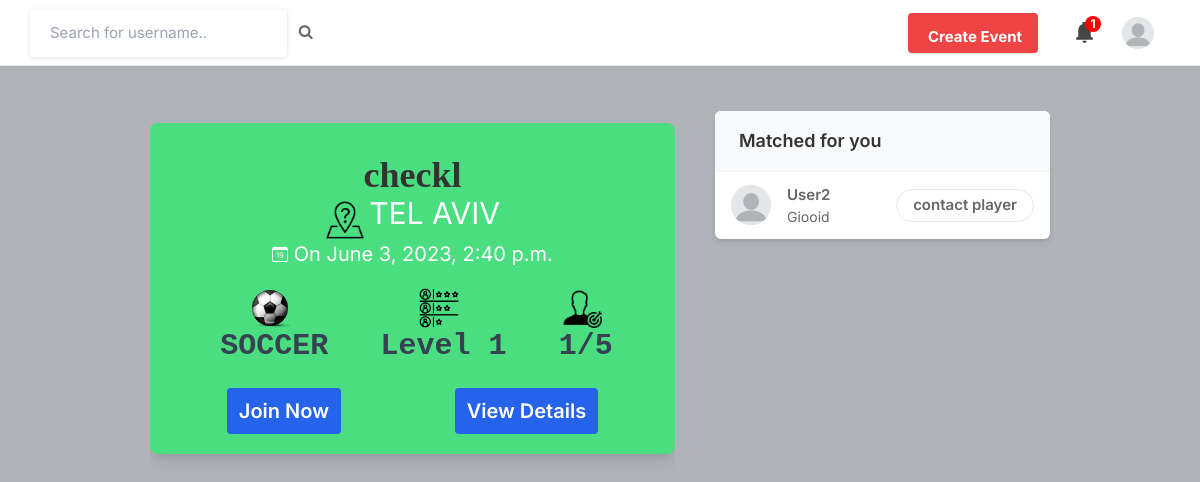
The app's page / (signed in) with its own data.
### core/models.py (models this page shows, shortened)
class Profile(models.Model):
    user = models.ForeignKey(User, on_delete=models.CASCADE)
    bio = models.TextField(blank=True)
    profileimg = models.ImageField(upload_to='profile_images', default='blank-profile-picture.png')
    location = models.CharField(max_length=100,choices = LOCATION, blank=True)
    age = models.IntegerField(blank=True,null=True)
    gender = models.CharField(
        max_length=10, choices=GENDER, default='MALE', blank=True, null=True)
    sport = models.CharField(
        max_length=20, choices=SPORTS_ITEM, default='SOCCER', blank=True, null=True)
    level = models.CharField(
        max_length=2, choices=LAVEL, blank=True, null=True)
    phone = models.CharField(max_length=20, blank=True, null=True)
    number_of_new = models.IntegerField(default=0)
    preferences = models.CharField(max_length=10000, blank=True, null=True)
    rating = models.IntegerField(default=5)
    def getPreferences(self):
        return self.preferences
    def __str__(self):
        return self.user.username

class Event(models.Model):
    user = models.ForeignKey(User, on_delete=models.CASCADE)
    event_name = models.CharField(max_length=100,blank=True)
    sport = models.CharField(max_length=20, choices=SPORTS_ITEM)
    lavel = models.CharField(max_length=20,default=0,blank=True)
    location = models.CharField(max_length=100, choices=LOCATION ,blank=True)
    no_of_participents = models.IntegerField(default=0)
    participant_left = models.IntegerField(default=0,blank=True)
    date = models.DateField(auto_now=False, auto_now_add=False)
    time = models.TimeField(auto_now=False, auto_now_add=False)
    image = models.ImageField(upload_to='event_image/',blank=True)
    participants = models.ManyToManyField(Profile,blank=True)
    feedbacks = models.ManyToManyField(Feedback, blank=True)
    is_active = models.BooleanField(default=True)

### core/views.py (the view)
# urls.py: path('', views.index, name='index'),
@login_required(login_url='signin')
def index(request):
    user = request.user
    my_profile = Profile.objects.get(user=user)
    event = Event.objects.filter(is_active=True ,sport = my_profile.sport , lavel = my_profile.level ).order_by('-id')
    my_level = my_profile.level
    my_sport = my_profile.sport
    print(my_profile,my_level,my_sport)
    similer_profile = Profile.objects.filter(sport=my_sport , level=my_level)
    print(similer_profile)
    for x in similer_profile:
        print(x.user)
        print(x.level)
        print(x.sport)
    similar_profile_without_me = [profile for profile in similer_profile if (profile != my_profile)]
    matchingProfiles = getMatchingProfiles(similar_profile_without_me,my_profile)
    print(similar_profile_without_me)
    notifications = Notification.objects.filter(notification_of=user).order_by('-pk')
    context = {
        'my_profile': my_profile,
        'event': event,
        'similar_profile': matchingProfiles,
        'notifications': notifications
    }
    return render(request,'index.html',context)

### core/myUtils.py (called while the page is built)
def string_to_list(string):
    result = ast.literal_eval(string)
    return result

def euclideanFormula(myPreferences , prefereces):
        sum = 0
        for i in range(len(myPreferences)):
            sum += (myPreferences[i][1] - prefereces[i][1])**2
        sqrtAns = math.sqrt(sum)
        return sqrtAns

def sortMatrix(matrix):
    matrix.sort(key = lambda x: x[1] , reverse = False)
    return matrix

def getListOfProfiles(matrix):
    listOfProfiles = []
    for i in range(len(matrix)):
        listOfProfiles.append(matrix[i][0])
    return listOfProfiles

### templates/index.html (shortened to what this page needs)
{% load static %}
<!DOCTYPE html>
<html lang="en">
<head>
    <link rel="stylesheet" href="{% static 'assets/css/icons.css' %}">
    <link rel="stylesheet" href="{% static 'assets/css/uikit.css' %}">
    <link rel="stylesheet" href="{% static 'assets/css/style.css' %}">
    <link rel="stylesheet" href="{% static 'assets/css/tailwind.css' %}">
    <script src="https://cdn.tailwindcss.com"></script>
    <link rel="stylesheet" href="https://cdnjs.cloudflare.com/ajax/libs/font-awesome/4.7.0/css/font-awesome.min.css">
</head>
<body
    style="background-image:url('https://png.pngtree.com/background/20220716/original/pngtree-colorful-sports-theme-background-material-picture-image_1636814.jpg') ; background-repeat:no-repeat; background-size: cover;">
    <header>
        <div class="header_inner">
            <form action="/search" method="POST">
                <div class="left-side">
                    <input type="text" name="username" placeholder="Search for username.." required>&nbsp; &nbsp;
                    <button type="submit"><i class="fa fa-search fa-1x"></i></button>
                </div>
            </form>
            <div class="right-side lg:pr-4">
                <a href="#"
                    class="bg-red-500 flex font-bold hidden hover:bg-black-600 hover:text-white inline-block items-center lg:block max-h-10 mr-4 px-4 py-2 rounded shadow text-white">
                              Create Event
                </a>
                {% if my_profile.number_of_new > 0 %}
                <button type="button" class="header-links-item notification" id="noti_clear">
                </button>
                {% endif %}
                <a href="#">
                    <img src="{{my_profile.profileimg.url}}" class="header-avatar" alt="">
                </a>
            </div>
        </div>
    </header>
    <div class="container m-auto">
        <div class="lg:flex justify-center lg:space-x-10 lg:space-y-0 space-y-5">
            <div class="space-y-5 flex-shrink-0 lg:w-7/12" style="height:100vh; overflow: scroll;" id="ppp">
                {% for obj in event %}
                <div class=" w-full m-auto text-center  mt-3 bg-green-400 text-white p-5 rounded-lg shadow-lg ">
                    <div class="">
                        <h1 class=" font-bold md:text-4xl sm:text-2xl font-serif mt-3">{{obj.event_name}}</h1>
                        <img class="inline-block h-10 w-10" src="{% static 'images/loc.png' %}" alt="">
                        <p class="inline-block md:text-3xl sm:text-xl">{{obj.location}}</p>
                    </div>
                    <p class="inline-flex items-center md:text-xl sm:text-xl">
                        <span>On {{obj.date}}, {{obj.time}}</span>
                    </p>
                    <div class="md:flex  justify-around mx-5 my-3 ">
                        <div class="">
                            {% if obj.sport == 'SOCCER' %}
                            <img class="w-10 h-10 mx-auto sm:mx-auto sm:mt-2 " src="{% static 'images/soccer.png' %}"
                                alt="">
                            {% elif obj.sport == 'BASKETBALL' %}
                            <img class="w-10 h-10 mx-auto sm:mx-auto sm:mt-2 "
                                src="{% static 'images/basketball.png' %}" alt="">
                            {% elif obj.sport == 'TENNIS' %}
                            <img class="w-10 h-10 mx-auto sm:mx-auto sm:mt-2 " src="{% static 'images/tennis.png' %}"
                                alt="">
                            {% elif obj.sport == 'CYCLING' %}
                            <img class="w-10 h-10 mx-auto sm:mx-auto sm:mt-2 " src="{% static 'images/cycling.png' %}"
                                alt="">
                            {% endif %}
                            <h3
                                class="md:text-3xl md:align-middle md:ml-2 font-semibold font-mono sm:text-lg text-gray-700">
                                {{obj.sport}}
                            </h3>
                        </div>
                        <div class=" ">
                            <img class="w-10 h-10 mx-auto sm:mx-auto sm:mt-2" src="{% static 'images/level.png' %}"
                                alt="">
                            <h3
                                class="md:text-3xl md:align-middle md:ml-2 font-semibold font-mono sm:text-lg text-gray-700">
                                Level {{obj.lavel}}
                            </h3>
                        </div>
                        <div class="">
                            <img class="w-10 h-10 mx-auto sm:mt-2" src="{% static 'images/man.png' %}" alt="">
                            <h3
                                class="md:text-3xl md:align-middle md:ml-2 font-semibold font-mono sm:text-lg text-gray-700">
                                {{obj.participant_left}}/{{obj.no_of_participents}}
                            </h3>
                        </div>
                    </div>
                    <div class="flex justify-around">
                        {% if obj.participant_left == obj.no_of_participents %}
                        <button class="bg-yellow-600 px-3 mt-3 rounded py-2 text-lg border-lg" disabled>No Seat
                            Left</button>
                        {% else %}
                        {% if my_profile in obj.participants.all %}
                        <button
                            class="px-3 py-2 bg-blue-600 mt-3 text-[20px] font-semibold rounded hover:bg-blue-900  ">Joined
                        </button>
                        {% else %}
                        <a href="{% url 'join-event' obj.id %}"><button
                                class="px-3 py-2 bg-blue-600 mt-3 text-[20px] font-semibold rounded hover:bg-blue-900  ">Join
                                Now</button></a>
                        {% endif %}
                        {% endif %}
                        <a href="{% url 'view-event' obj.id %}"><button
                                class="px-3 py-2 bg-blue-600 mt-3 text-[20px] font-semibold rounded hover:bg-blue-900  ">View
                                Details</button></a>
                    </div>
                </div>
                {% endfor %}
                <br><br><br>
            </div>
            <div class="lg:w-5/12">
                <div class="bg-white  shadow-md rounded-md overflow-hidden">
                    <div class="bg-gray-50  border-b border-gray-100 flex items-baseline justify-between py-4 px-6 ">
                        <h2 class="font-semibold text-lg">Matched for you</h2>
                    </div>
                    <div class="divide-gray-300 divide-gray-50 divide-opacity-50 divide-y px-4 ">
                        {% for suggestion in similar_profile %}
                        <div class="flex items-center justify-between py-3">
                            <div class="flex flex-1 items-center space-x-4">
                                <a href="/profile/{{suggestion.user}}">
                                    <img src="{{suggestion.profileimg.url}}" class="bg-gray-200 rounded-full w-10 h-10">
                                </a>
                                <div class="flex flex-col">
                                    <span class="block capitalize font-semibold"> {{suggestion.user}} </span>
                                    <span class="block capitalize text-sm"> {{suggestion.bio}} </span>
                                </div>
                            </div>
                            <a href="/profile/{{suggestion.user}}"
                                class="border border-gray-200 font-semibold px-4 py-1 rounded-full hover:bg-pink-600 hover:text-white hover:border-pink-600 ">
                                contact player</a>
                        </div>
                        {% endfor %}
                    </div>
                </div>
            </div>
        </div>
    </div>
</body>
</html>

### static/assets/css/style.css (style rules this page uses)
body { background-color: #B0B3B8!important; }
button { vertical-align: middle; }
input { height: 48px; line-height: 48px; padding: 0 20px; outline: none; font-size: 15px; color: #808080; max-width: 100%; width: 100%; -webkit-box-sizing: border-box; box-sizing: border-box; display: block; font-weight: 400; opacity: 1; border-radius: 4px; border: none; -webkit-box-shadow: 0 1px 4px 0px rgba(0, 0, 0, 0.12); box-shadow: 0 1px 4px 0px rgba(0, 0, 0, 0.12); }
input[type="text"], input[type="password"], input[type="email"], input[type="number"] { height: 48px; line-height: 48px; padding: 0 20px; outline: none; font-size: 15px; color: #808080; max-width: 100%; width: 100%; -webkit-box-sizing: border-box; box-sizing: border-box; display: block; font-weight: 400; opacity: 1; border-radius: 4px; border: none; -webkit-box-shadow: 0 1px 4px 0px rgba(0, 0, 0, 0.12); box-shadow: 0 1px 4px 0px rgba(0, 0, 0, 0.12); }
input { -webkit-transition: all 0.1s ease-in-out; transition: all 0.1s ease-in-out; }
::placeholder { color: #808080; opacity: 1; }
button { border: none; margin: 0; padding: 0; width: auto; overflow: visible; background: transparent; color: inherit; font: inherit; line-height: normal; cursor: pointer; }
a { color: #be185d; -webkit-transition: 0.3s; transition: 0.3s; outline: none !important; }
button { outline: none !important; }
img { max-width: 100%; }
body { color: #666; font-size: 15px; line-height: 27px; background-color: #f0f2f5; font-family: "Inter", sans-serif; text-transform: none; }
body p { font-size: 15px; line-height: 27px; }
h1, h2, h3, h4, h5, h6 { font-family: "Inter", sans-serif; text-transform: none; }
input[type="text"], input[type="password"], input[type="email"] { font-family: "Inter", sans-serif; text-transform: none; }
button, body .pac-container { font-family: "Inter", sans-serif; text-transform: none; }
h1, h2, h3, h4, h5, h6 { color: #333; font-weight: 500; margin: 0; padding: 0; }
h1 { font-size: 32px; }
h2 { font-size: 26px; }
h3 { font-size: 22px; }
@media (min-width: 1024px) { .container { max-width: 900px !important; padding-top: 45px; } }
header { background-color: #fff; left: 0; right: 0; top: 0; z-index: 99; height: 66px; display: -webkit-box; display: -ms-flexbox; display: flex; -webkit-box-align: center; -ms-flex-align: center; align-items: center; border-bottom: 1px solid #e5e7eb; }
header .header_inner { display: -webkit-box; display: -ms-flexbox; display: flex; -webkit-box-align: center; -ms-flex-align: center; align-items: center; max-width: 1090px; margin: auto; width: 100%; max-width: 100% !important; padding: 0 30px; }
header .header_inner .left-side { display: -webkit-box; display: -ms-flexbox; display: flex; -webkit-box-align: center; -ms-flex-align: center; align-items: center; }
header .header_inner .right-side { display: -webkit-box; display: -ms-flexbox; display: flex; -webkit-box-align: center; -ms-flex-align: center; align-items: center; -webkit-box-pack: end; -ms-flex-pack: end; justify-content: flex-end; margin-left: auto; }
header .header_inner .right-side .header-links-item { padding: 10px; margin-left: 8px; }
header .header_inner .right-side .header-links-item svg { width: 25px; height: 25px; color: #464646; }
header .header_inner .right-side .header-avatar { width: 32px; height: 32px; border-radius: 100%; margin-left: 15px; }

### records on screen
Profile: profileimg (placeholder picture)
Event: event_name "checkl", location "TEL AVIV", date "June 3, 2023", time "2:40 p.m.", sport "SOCCER", lavel "1", participant_left "1", no_of_participents "5", shows "Join Now"
Profile: profileimg (placeholder picture), user "User2", bio "Giooid"
